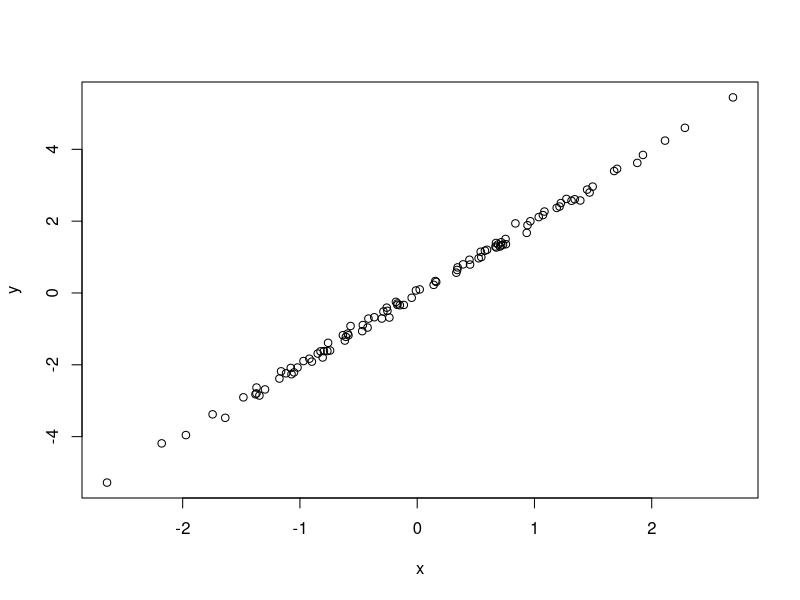

Write the R code that produced this figure.
# Simulate and plot data
# Iris Rodden
# irisr@email.arizona.edu
# 2021-03-23

# Simulate data from normal distribution
x <- rnorm(n = 100)
y <- 2 * x + rnorm(n = 100, sd = 0.1)

# Plot simulated data
plot(x = x, y = y)
